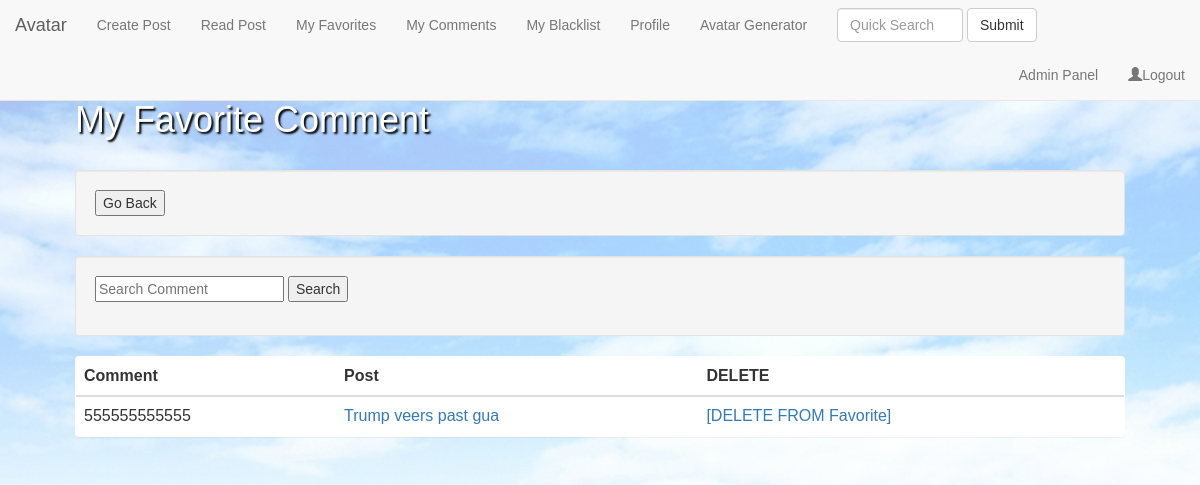
The page /myComment.php (signed in) on the database its author committed.
### tables this page shows
CREATE TABLE IF NOT EXISTS `favoriteComment` (
  `id` int(11) NOT NULL,
  `user_id` int(11) NOT NULL,
  `comment_id` int(11) NOT NULL,
  `post_id` int(11) NOT NULL
);

CREATE TABLE IF NOT EXISTS `comment` (
  `comment_id` int(8) NOT NULL,
  `comment` varchar(10000) NOT NULL,
  `user_id` int(8) NOT NULL,
  `date` date NOT NULL,
  `post_id` int(8) NOT NULL
);

CREATE TABLE IF NOT EXISTS `post` (
  `post_id` int(8) NOT NULL,
  `title` varchar(20) NOT NULL,
  `date` date NOT NULL,
  `category_id` int(8) NOT NULL,
  `user_id` int(8) NOT NULL
);

### myComment.php (the view)
<?php include('header.php') ?>
<br><h1>My Favorite Comment</h1><br>
<div class="well">
    <button onclick="window.history.back();" align='right'>Go Back</button>
</div>
<div class="well">
    <form action="search_Fav.php" method="POST">
        <input type="text" name="search" placeholder="Search Comment">
        <button type="submit" name="submit">Search</button>
    </form>
</div>
<div class="panel">
    <?php
    require_once('dbConnect.php');
    $sql = "SELECT * FROM favoriteComment fc, comment c, post p
			where fc.Comment_ID = c.Comment_ID and fc.post_id = p.post_id
			and fc.user_id=" . $_SESSION['user_id'] .
        " order by c.date DESC ";
    $result = mysqli_query($con, $sql);
    echo '<table class="table table-hover" >';
    echo '<thead><tr><th>Comment</th><th>Post</th><th>DELETE</th></tr></thead>';
    echo '<tbody>';
    while ($row = mysqli_fetch_assoc($result)) {
        echo "<tr>";
        echo "<td>" . $row['comment'] . "</td>";
        echo "<td><a href='./getpost.php?postid=" . $row['post_id'] . "'>" . $row['title'] . "</a></td>";
        echo '<td><a href="./delete_FavComment.php?comment=' . $row['comment_id'] . '">[DELETE FROM Favorite]</a></td>';
        echo "</tr>";
    }
    echo '</tbody></table>';
    ?>
</div>
</div>
</body>
</html>

### css/style.css (style rules this page uses)
body { width: 100%; height: 100%; background-image: url("../images/background2.png"); background-color: rgba(223, 223, 223, 0.16); background-repeat: no-repeat; background-attachment: fixed; background-position: center; background-size: cover; font-family: Verdana, Arial, Microsoft JhengHei; }
h1 { color: #fff; text-shadow: 2px 2px 2px #000; }
.panel { / / width: 100 %; / / overflow-y: auto; / / height: 80 %; / / }

### rows shown on the page
favoritecomment: comment.comment "555555555555", post.title "Trump veers past gua"
